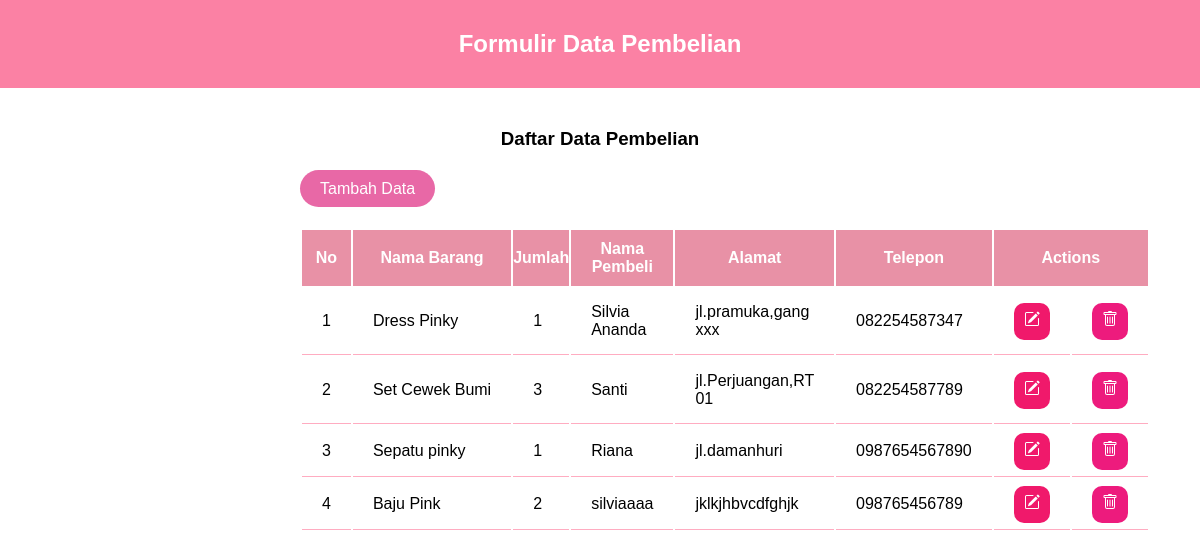
/form_pembelian.php, run on the app's committed database.
### tables this page shows
CREATE TABLE `data_pembelian` (
  `ID` int(20) NOT NULL,
  `nama_barang` varchar(100) NOT NULL,
  `jumlah` int(100) NOT NULL,
  `nama_pembeli` varchar(40) NOT NULL,
  `alamat` varchar(100) NOT NULL,
  `Telepon` varchar(20) NOT NULL,
  `gambar` varchar(50) NOT NULL
);

### form_pembelian.php (the view, shortened to what this page needs)
<?php
    require 'config.php';
    $result = mysqli_query($db, "SELECT * FROM data_pembelian");
?>
<!DOCTYPE html>
<html lang="en">
    <head>
        <link rel="stylesheet" href="form_pembelian.css">
</head>
    <body>
        <header>
            <h2>Formulir Data Pembelian</h2>
        </header>
        <div class="list-table">
            <h3>Daftar Data Pembelian</h3>
            <a href="tambah.php" class="tambah">Tambah Data</a>
            <table>
                <tr class="thead">
                    <th>No</th>
                    <th nowrap>Nama Barang</th>
                    <th>Jumlah</th>
                    <th>Nama Pembeli</th>
                    <th>Alamat</th>
                    <th>Telepon</th>
                    <th colspan="2">Actions</th>
                </tr>
                <?php
                    $i = 1;
                    while($row = mysqli_fetch_array($result)){
                ?>
                <tr>
                    <td><?=$i;?></td>
                    <td nowrap><?=$row['nama_barang']?></td>
                    <td><?=$row['jumlah']?></td>
                    <td><?=$row['nama_pembeli']?></td>
                    <td><?=$row['alamat']?></td>
                    <td><?=$row['Telepon']?></td>
                    <td class="edit">
                        <a href="edit.php?id=<?=$row['ID'];?>">
                        </a>
                    </td>
                    <td class="hapus">
                        <a href="hapus.php?id=<?=$row['ID'];?>">
                        </a>
                    </td>
                </tr>
                <?php
                    $i++;
                        }
                ?>
            </table>
        </div>
    </body>
</html>

### form_pembelian.css (style rules this page uses)
* { margin: 0; padding: 0; font-family: Arial, Helvetica, sans-serif; }
header { background-color: rgba(251, 129, 164, 0.995); color: white; padding: 30px 0px; text-align: center; margin-bottom: 40px; }
h3 { text-align: center; padding-bottom: 30px; }
.list-table { width: 50%; margin: auto; }
.tambah { text-decoration: none; padding: 10px 20px; border-radius: 25px; background-color: rgb(232, 104, 166); color: white; }
table { margin-top: 30px; }
.thead { border: none; background-color: rgb(232, 145, 166); color: white; }
td, th { padding: 15px 20px; }
th { padding: 10px 0px; }
td { border-bottom: 1px solid rgb(255, 172, 193); }
table a { padding: 10px; border-radius: 10px; }
.edit a { background-color: rgb(240, 25, 107); color: white; }
.hapus a { background-color: rgb(237, 27, 125); color: white; }

### data on the page
data_pembelian: nama_barang "Dress Pinky", jumlah "1", nama_pembeli "Silvia Ananda", alamat "jl.pramuka,gang xxx", Telepon "082254587347"
data_pembelian: nama_barang "Set Cewek Bumi", jumlah "3", nama_pembeli "Santi", alamat "jl.Perjuangan,RT 01", Telepon "082254587789"
data_pembelian: nama_barang "Sepatu pinky", jumlah "1", nama_pembeli "Riana", alamat "jl.damanhuri", Telepon "0987654567890"
data_pembelian: nama_barang "Baju Pink", jumlah "2", nama_pembeli "silviaaaa", alamat "jklkjhbvcdfghjk", Telepon "098765456789"
